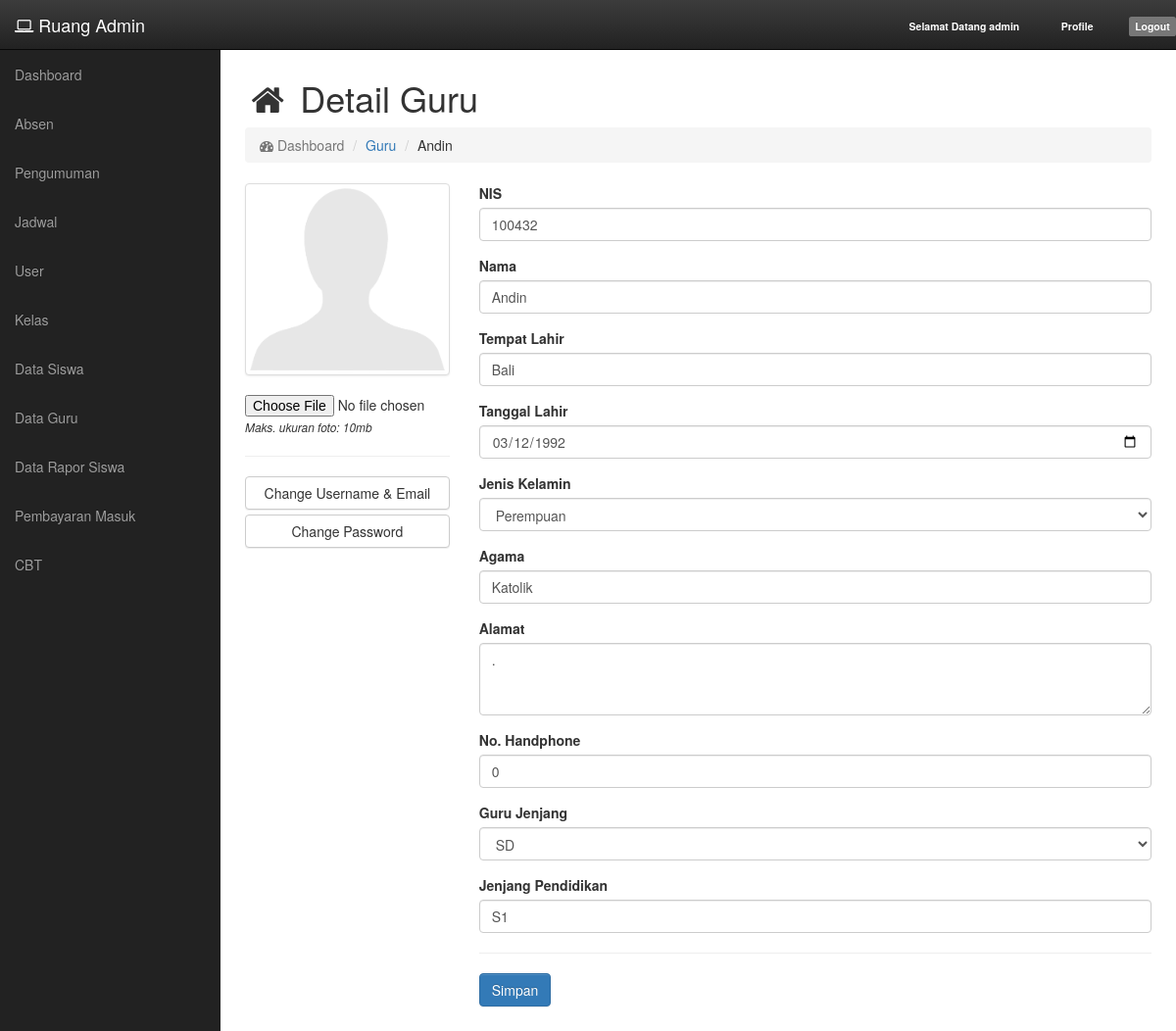
The app's page /guru/detail/1 (signed in) with its own data.
### tables this page shows
CREATE TABLE `tb_guru` (
  `guru_id` int(11) NOT NULL,
  `guru_nip` varchar(255) DEFAULT NULL,
  `guru_nama` varchar(255) DEFAULT NULL,
  `guru_tmp_lahir` varchar(255) DEFAULT NULL,
  `guru_tgl_lahir` date DEFAULT NULL,
  `guru_jenis_kelamin` int(11) DEFAULT NULL,
  `guru_agama` varchar(255) DEFAULT NULL,
  `guru_alamat` text,
  `guru_nohp` varchar(255) DEFAULT NULL,
  `guru_foto` varchar(255) DEFAULT NULL,
  `guru_jenjang` int(11) DEFAULT NULL,
  `guru_jenjang_pendidikan` varchar(128) DEFAULT NULL,
  `guru_uid` int(11) DEFAULT NULL
);

CREATE TABLE `tb_jenjang` (
  `jenjang_id` int(11) NOT NULL,
  `jenjang_nama` varchar(255) DEFAULT NULL
);

### app/core/Controller.php (called while the page is built, shortened)
<?php
class Controller {
	public function model($model) {
		return new $model;
	}
	public function view($view, $data = []) {
		require_once 'app/views/' . $view . '.php';
	}
}

### app/controllers/Guru.php (called while the page is built, shortened)
<?php
class Guru extends Controller {
	public function __construct() {
		$this->Jenjang_model = $this->model('Jenjang_model');
		$this->Guru_model = $this->model('Guru_model');
		$this->Kelas_model = $this->model('Kelas_model');
		$this->User_model = $this->model('User_model');
	}
	public function detail($id = NULL) {
		$data = [];
		$data['jenjang'] = $this->Jenjang_model->get();
		$data['kelas'] = $this->Kelas_model->get();
		if (!is_null($id)) {
			if (is_numeric($id)) {
				$data['guru'] = $this->Guru_model->get_by(['guru_id', $id]);
				$data['user'] = $this->User_model->get_by(['id', $data['guru']->guru_uid]);
			} else {
				header('Location: ' . base_url() . 'guru');
			}
		} else {
			header('Location: ' . base_url() . 'guru');
		}
		$this->view('guru/v_detail_guru', $data);
	}
}

### app/core/App.php (called while the page is built, shortened)
<?php
class App {
  protected $method = 'index';
  protected $params = [];
  public function __construct() {
    $url = $this->parseURL();
    if (file_exists('app/controllers/' . $url[0] . '.php')) {
      unset($url[0]);
    }
    $this->controller = new $this->controller;
    if (isset($url[1])) {
      if (method_exists($this->controller, $url[1])) {
        $this->method = $url[1];
        unset($url[1]);
      }
    }
    if (!empty($url)) {
      $this->params = array_values($url);
    }
    call_user_func_array([$this->controller, $this->method], $this->params);
  }
  public function parseURL() {
    if (isset($_GET['url'])) {
      $url = rtrim($_GET['url'], '/');
      $url = filter_var($url, FILTER_SANITIZE_URL);
      $url = explode('/', $url);
      return $url;
    }
  }
}

### index.php (called while the page is built, shortened)
<?php
$app = new App;

### app/helpers/eda_helper.php (called while the page is built, shortened)
<?php
if (!function_exists('base_url')) {
	function base_url($atRoot=FALSE, $atCore=FALSE, $parse=FALSE){
		if (isset($_SERVER['HTTP_HOST'])) {
			$http = isset($_SERVER['HTTPS']) && strtolower($_SERVER['HTTPS']) !== 'off' ? 'https' : 'http';
			$hostname = $_SERVER['HTTP_HOST'];
			$dir = str_replace(basename($_SERVER['SCRIPT_NAME']), '', $_SERVER['SCRIPT_NAME']);
			$core = preg_split('@/@', str_replace($_SERVER['DOCUMENT_ROOT'], '', realpath(dirname(__FILE__))), NULL, PREG_SPLIT_NO_EMPTY);
			$core = $core[0];
			$tmplt = $atRoot ? ($atCore ? "%s://%s/%s/" : "%s://%s/") : ($atCore ? "%s://%s/%s/" : "%s://%s%s");
			$end = $atRoot ? ($atCore ? $core : $hostname) : ($atCore ? $core : $dir);
			$base_url = sprintf( $tmplt, $http, $hostname, $end );
		}
		else $base_url = 'http://localhost/';
		return $base_url;
	}
}

### app/core/Model.php (called while the page is built, shortened)
<?php
class Model {
	private $host = DB_HOST;
	private $user = DB_USER;
	private $pass = DB_PASS;
	private $db_name = DB_NAME;
	private $dbh;
	private $stmt;
	public function __construct() {
		$dsn = 'mysql:host=' . $this->host . ';dbname=' . $this->db_name;
		$option = [
			PDO::ATTR_PERSISTENT => true,
			PDO::ATTR_ERRMODE => PDO::ERRMODE_EXCEPTION
		];
		try {
			$this->dbh = new PDO($dsn, $this->user, $this->pass, $option);
		} catch (PDOException $e) {
			die($e->getMessage());
		}
	}
	public function query($query) {
		$this->stmt = $this->dbh->prepare($query);
	}
	public function bind($param, $value, $type = NULL) {
		if (is_null($type)) {
			switch (true) {
				default:
					$type = PDO::PARAM_STR;
			}
		}
		$this->stmt->bindValue($param, $value, $type);
	}
	public function execute() {
		$this->stmt->execute();
	}
	public function result() {
		$this->execute();
		return $this->stmt->fetchAll(PDO::FETCH_ASSOC);
	}
	public function row() {
		$this->execute();
		return $this->stmt->fetch(PDO::FETCH_OBJ);
	}
}

### app/models/Guru_model.php (called while the page is built, shortened)
<?php
class Guru_model {
	private $table = 'tb_guru';
	private $db;
	public function __construct() {
		$this->db = new Model;
	}
	public function get_by($by) {
		$this->db->query('SELECT * FROM ' . $this->table . ' WHERE '.$by[0].'=:'.$by[0]);
		$this->db->bind($by[0], $by[1]);
		return $this->db->row();
	}
}

### app/models/Jenjang_model.php (called while the page is built, shortened)
<?php
class Jenjang_model {
	private $table = 'tb_jenjang';
	private $db;
	public function __construct() {
		$this->db = new Model;
	}
	public function get() {
		$this->db->query('SELECT * FROM ' . $this->table);
		return $this->db->result();
	}
}

### app/views/guru/v_detail_guru.php (the view, shortened to what this page needs)
<div id="page-wrapper">
	<div class="container-fluid">
		<div class="row">
			<div class="col-md-12">
				<h1><i class="fa fa-home fa-fw"></i> Detail Guru</h1>
				<ol class="breadcrumb">
	                <li class="active">
	                    <i class="fa fa-dashboard"></i> Dashboard
	                </li>
                    <li><a href="<?php echo base_url(); ?>guru">Guru</a></li>
                    <li><?php echo $data['guru']->guru_nama; ?></li>
                </ol>
			</div>
		</div>
		<div class="row">
			<div class="col-md-12"><?php Flash::flash_message(); ?></div>
		</div>
		<div class="row justify-content-center">
			<form action="<?php echo base_url(); ?>guru/add_update" method="post" enctype="multipart/form-data" style="width: 100%">
			<div class="col-md-3">
				<img src="<?php echo base_url(); ?>uploads/profile/<?php echo (isset($data['guru']->guru_foto) ? $data['guru']->guru_foto : 'user-default.png'); ?>" alt="" class="img-responsive thumbnail" width="100%">
				<input type="file" name="guru_foto" value="<?php echo (isset($data['guru']->guru_foto) ? (!is_null($data['guru']->guru_foto) ? $data['guru']->guru_foto : '') : ''); ?>">
				<p><small><i>Maks. ukuran foto: 10mb</i></small></p>
				<hr>
				<button type="button" class="btn btn-default btn-block" data-toggle="modal" data-target="#changeUseremail">Change Username & Email</button>
				<button type="button" class="btn btn-default btn-block" data-toggle="modal" data-target="#changePassword">Change Password</button>
			</div>
			<div class="col-md-9">
				<div class="form-group">
					<label>NIS</label>
					<input type="text" name="guru_nip" class="form-control" placeholder="NIS" value="<?php echo (isset($data['guru']->guru_nip) ?  $data['guru']->guru_nip : '' ); ?>" required>
				</div>
				<div class="form-group">
					<label>Nama</label>
					<input type="text" name="guru_nama" class="form-control" placeholder="Nama" value="<?php echo (isset($data['guru']->guru_nama) ? $data['guru']->guru_nama : '' ); ?>" required>
				</div>
				<div class="form-group">
					<label>Tempat Lahir</label>
					<input type="text" name="guru_tmp_lahir" class="form-control" placeholder="Tempat Lahir" value="<?php echo (isset($data['guru']->guru_tmp_lahir) ? $data['guru']->guru_tmp_lahir : '' ); ?>" required>
				</div>
				<div class="form-group">
					<label>Tanggal Lahir</label>
					<input type="date" name="guru_tgl_lahir" class="form-control" placeholder="Tanggal Lahir" value="<?php echo (isset($data['guru']->guru_tgl_lahir) ? $data['guru']->guru_tgl_lahir : '' ); ?>" required>
				</div>
				<div class="form-group">
					<label>Jenis Kelamin</label>
					<select name="guru_jenis_kelamin" class="form-control" id="">
						<option value="2" <?php echo (isset($data['guru']->guru_jenis_kelamin) ? ($data['guru']->guru_jenis_kelamin == 2 ?  'selected' : '') : '' ); ?>>Perempuan</option>
					</select>
				</div>
				<div class="form-group">
					<label>Agama</label>
					<input type="text" name="guru_agama" class="form-control" placeholder="Agama" value="<?php echo (isset($data['guru']->guru_agama) ? $data['guru']->guru_agama : '' ); ?>" required>
				</div>
				<div class="form-group">
					<label>Alamat</label>
					<textarea name="guru_alamat" id="" cols="30" rows="3" class="form-control" placeholder="Alamat" required><?php echo (isset($data['guru']->guru_alamat) ? $data['guru']->guru_alamat : '' ); ?></textarea>
				</div>
				<div class="form-group">
					<label>No. Handphone</label>
					<input type="text" name="guru_nohp" class="form-control" placeholder="No. Handphone" value="<?php echo (isset($data['guru']->guru_nohp) ? $data['guru']->guru_nohp : '' ); ?>" required>
				</div>
				<div class="form-group">
					<label>Guru Jenjang</label>
					<select name="guru_jenjang" class="form-control" id="">
						<?php foreach($data['jenjang'] as $key => $jenjang) : ?>
							<option value="<?php echo $jenjang['jenjang_id']; ?>" <?php echo (isset($data['guru']->guru_jenjang) ? ($data['guru']->guru_jenjang == $jenjang['jenjang_id'] ?  'selected' : '') : '' ); ?>><?php echo $jenjang['jenjang_nama']; ?></option>
						<?php endforeach; ?>
					</select>
				</div>
				<div class="form-group">
					<label>Jenjang Pendidikan</label>
					<input type="text" name="guru_jenjang_pendidikan" class="form-control" placeholder="Jenjang Pendidikan" value="<?php echo (isset($data['guru']->guru_jenjang_pendidikan) ? $data['guru']->guru_jenjang_pendidikan : '' ); ?>" required>
				</div>
				<hr>
				<div class="form-group">
					<input type="submit" class="btn btn-primary" value="Simpan">
				</div>
			</div>
			</form>
		</div>
	</div>

### assets/css/cssadmin.css (style rules this page uses)
body { margin-top: 150px; background-color: #fff; }
#page-wrapper { width: 100%; height: 100%; padding: 0; background-color: #fff; }
@media (min-width:768px) { body { margin-top: 50px; } }
@media (min-width:768px) { #page-wrapper { padding: 10px; } }

### records on screen
tb_guru: guru_nama "Andin", guru_foto (placeholder picture), guru_nip "100432", guru_tmp_lahir "Bali", guru_tgl_lahir "03/12/1992", guru_jenis_kelamin "Perempuan", guru_agama "Katolik", guru_alamat ".", guru_nohp "0", guru_jenjang "SD", guru_jenjang_pendidikan "S1"

### other values on screen
$_SESSION['username'] "admin"
